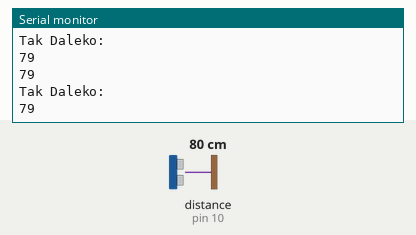
Recording of a sketch running on a simulated Arduino Uno, built with avr-gcc and run on an emulated ATmega328P. Shown: the last lines printed to the serial monitor. Wiring (inferred from the names in the program): ultrasonic range finder: trigger pin 8; echo pin 10. Inputs (shaded band) come from the test bench; at power-on: distance to the obstacle (sensor on pin 10) 80 cm. The echo pulse lasts 58.3 µs per cm.

Above: at 1.3 s.
1.4 s: distance to the obstacle (sensor on pin 10) set to 2 cm
At 1.83 s:
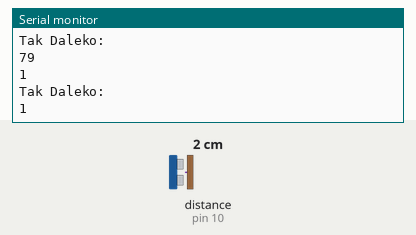
2.9 s: distance to the obstacle (sensor on pin 10) set to 4 cm
At 3.33 s:
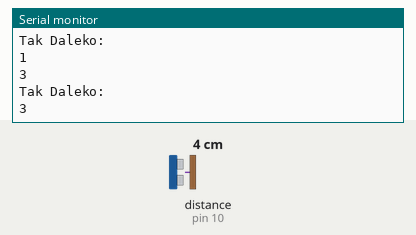
Timing chart, 0 to 5.9 s (numbered marks = the images above; inputs shaded):
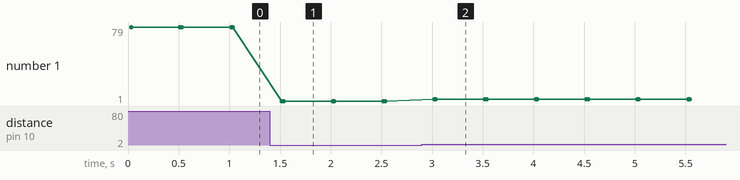

Measured:
- after the input at 1.4 s, the serial monitor: prints a new line after 0.12 s (image 1)
- after the input at 2.9 s, the serial monitor: prints a new line after 0.12 s (image 2)
- plotted number 1: 79 → 1 after the input at 1.4 s, 1 → 3 after the input at 2.9 s

The sketch:

sketch_may05a.ino
```cpp
#define trigPin 8
#define echoPin 10
const int greenPin = A0;                              //Inicjalizacja pinu odpowiedzialnego za zielony kolor
const int redPin = A1;                                //Inicjalizacja pinu odpowiedzialnego za czerwony kolor

void setup() {
  // put your setup code here, to run once:
  pinMode(trigPin,OUTPUT);
  pinMode(echoPin,INPUT);
  Serial.begin(9600);
  Serial.print("Wszystko działa");
}

void loop() {
  // put your main code here, to run repeatedly:
  zakres(1,25);
}

int zmierzOdleglosc() {
  long czas, dystans;
  digitalWrite(trigPin, HIGH);
  delayMicroseconds(10);
  digitalWrite(trigPin, LOW);

  dystans = (pulseIn(echoPin,HIGH)/2)/29.1;
  Serial.println(dystans);
  return dystans;
}


void zakres(int a, int b) {
  int jakDaleko = zmierzOdleglosc();
  Serial.println("Tak Daleko:");
  Serial.println(jakDaleko);
  if ((jakDaleko > a) && (jakDaleko < b)) {
      digitalWrite(redPin, HIGH); //Włączamy buzzer
      delay(500);
  } else {
      digitalWrite(redPin, LOW); //Wyłączamy buzzer, gdy obiekt poza zakresem
      delay(500);
  }
}
```
